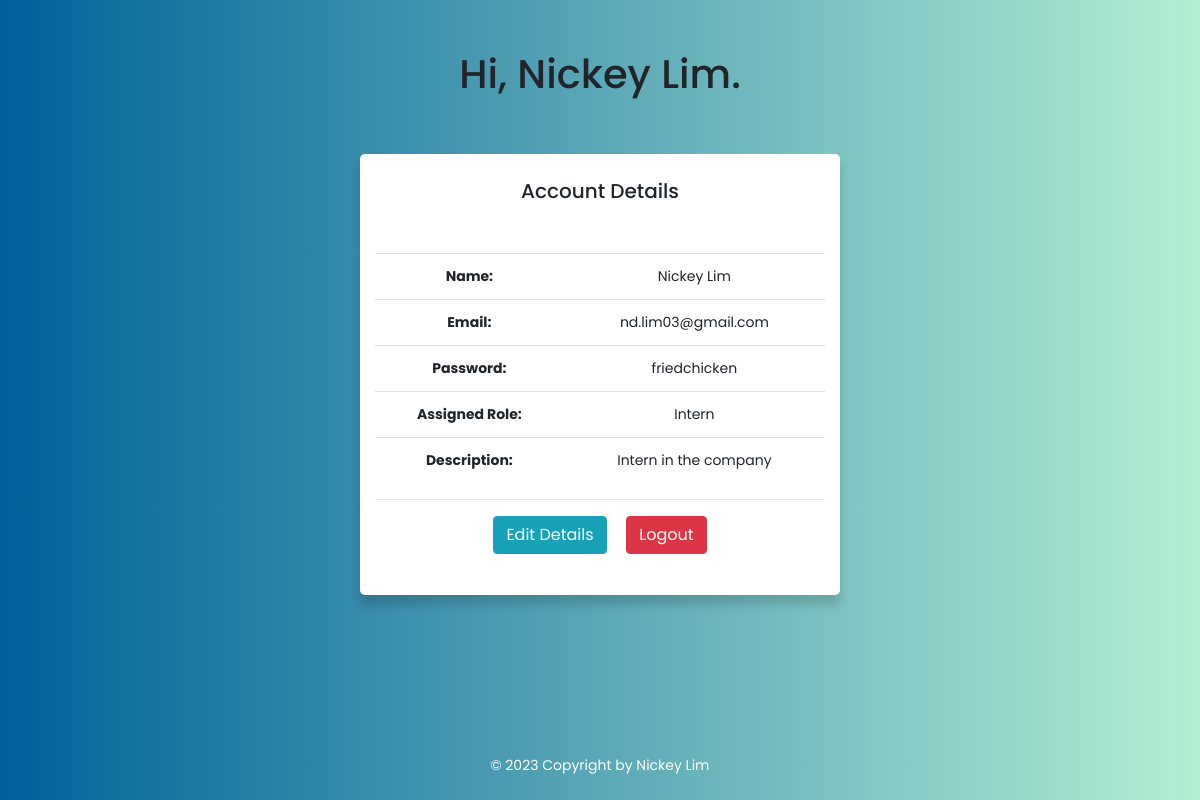
/user_homepage.php (signed in), run on the app's committed database.
### tables this page shows
CREATE TABLE `user` (
  `u_id` int(3) NOT NULL,
  `r_id` int(3) NOT NULL,
  `first_name` varchar(50) NOT NULL,
  `last_name` varchar(50) NOT NULL,
  `Email` varchar(200) NOT NULL,
  `c_pass` varchar(50) NOT NULL,
  `role` varchar(100) NOT NULL,
  `description` varchar(200) NOT NULL,
  `type` varchar(50) NOT NULL
);

### user_homepage.php (the view, shortened to what this page needs)
<?php
include 'conn.php';
$sessionId = $_SESSION["u_id"];
$admin = mysqli_fetch_assoc(mysqli_query($conn, "SELECT * FROM user WHERE u_id = $sessionId"));
?>
<!DOCTYPE html>
<html lang="en">
<head>
    <link rel="stylesheet" href="https://stackpath.bootstrapcdn.com/bootstrap/4.5.2/css/bootstrap.min.css">
    <link rel="stylesheet" href="css/style.css">
    <link rel="stylesheet" href="https://cdn.jsdelivr.net/npm/bootstrap-icons@1.3.0/font/bootstrap-icons.css">
    <link rel="stylesheet" href="https://cdn.jsdelivr.net/npm/bootstrap@4.1.3/dist/css/bootstrap.min.css">
</head>
<body>
    <div class="greeting">
        <br><br>
        <h1>Hi, <?php echo $admin['first_name'] . " " . $admin['last_name']; ?>.</h1>
    </div>
    <br>
    <div class="container" style="max-width:40%;">
        <h5>Account Details</h5><br><br>
        <table class="table" style="width:100%;">
            <tr>
                <th>Name:</th>
                <td><?php echo $admin['first_name']; ?>&nbsp;<?php echo $admin['last_name']; ?></td>
            </tr>
            <tr>
                <th>Email:</th>
                <td><?php echo $admin['Email']; ?></td>
            </tr>
            <tr>
                <th>Password:</th>
                <td><?php echo $admin['c_pass']; ?></td>
            </tr>
            <tr>
                <th>Assigned Role:</th>
                <td><?php echo $admin['role']; ?></td>
            </tr>
            <tr>
                <th>Description:</th>
                <td><?php echo $admin['description']; ?></td>
            </tr>
        </table>
        <hr>
        <p>
            <a href="edit_details.php" class="btn btn-info">Edit Details</a>
            <a href="logout.php" class="btn btn-danger ml-3">Logout</a>
        </p>
    </div>
    <br><br>
    <br><br>
    <br><br><br>
    <footer>
        <div class="text-center p-3" style=" width: 100%; color:white;">
            © 2023 Copyright by Nickey Lim
        </div>
    </footer>
</body>
</html>

### css/style.css (style rules this page uses)
* { margin: 0; padding: 0; box-sizing: border-box; font-family: "Poppins", sans-serif; }
html, body { display: grid; height: 100vh; width: 100%; place-items: center; background: linear-gradient(to right, #006199 0%, #b4eed3 100%); }
.container { background: #fff; max-width: 350px; width: 100%; padding: 25px 30px; border-radius: 5px; box-shadow: 0 10px 10px rgba(0, 0, 0, 0.15); }

### user_homepage.php (style rules this page uses)
body { font: 14px sans-serif; text-align: center; margin: auto; }

### data on the page
user: first_name "Nickey", last_name "Lim", Email "nd.lim03@gmail.com", c_pass "friedchicken", role "Intern", description "Intern in the company"
